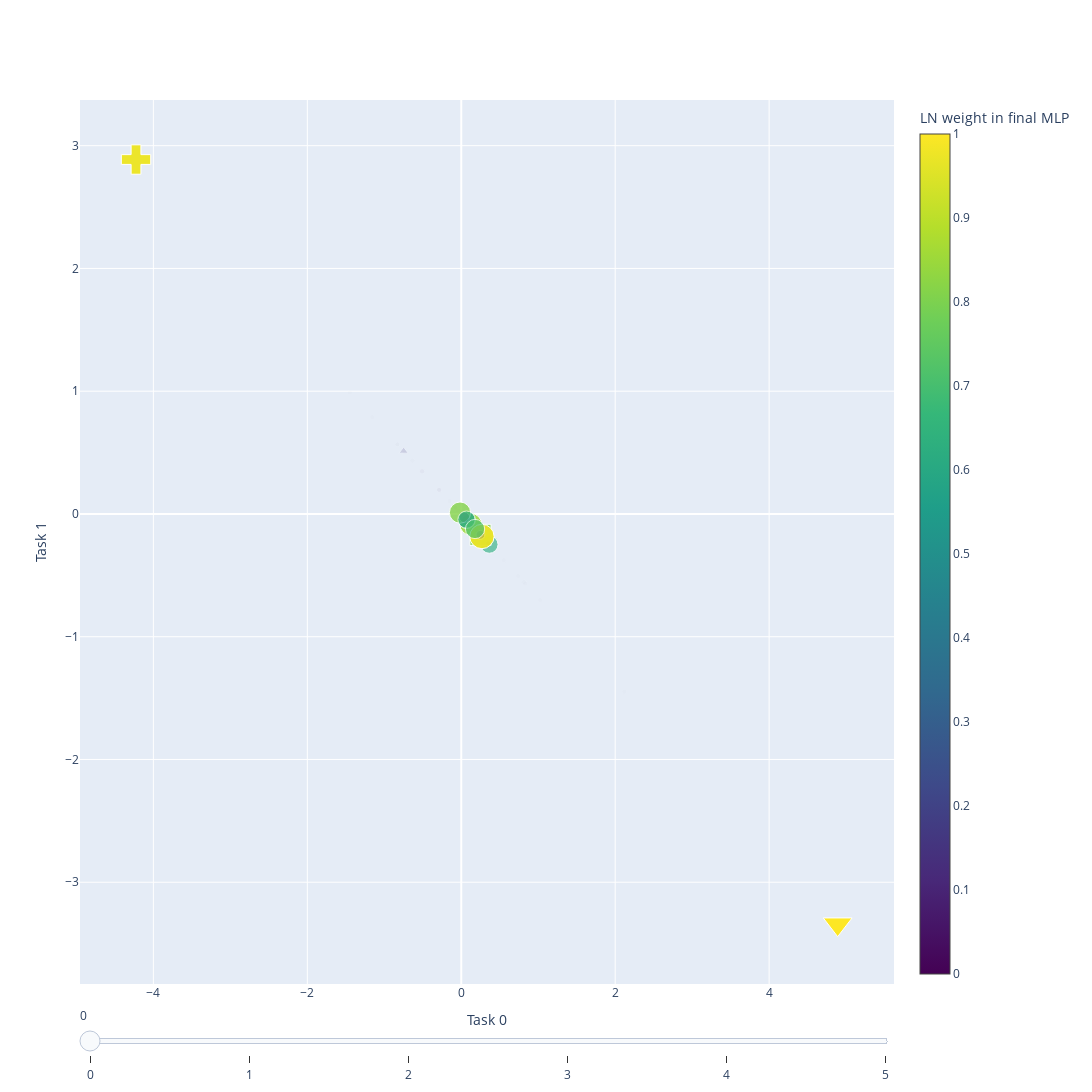

Here is the notebook cell this chart was saved with:
### Code cell
# Okay. I stared at this for a while. 
# The most obvious thing is the stretching along the task line. As in the M=1 case, we're blowing up the activation variance, probably to circumvent the LN. 
# It's not totally consistent stretching. There are sign flips (though they appear to be balanced against each other).
# E.g.: 
# - the negative y encodings (diamonds) and positive y encodings (squares) almost trade inside/outside positions at 1.
# - the positive y encodings swap quadrants twice

# The decision seems to be made in the last MLP (3->4). Before then, regardless of the task, the readout tape (up-triangle) is moving along the task 1 axis. 
# After the MLP, the readout tape is oriented along the correct task axis. 

# What is up with embedding 0? Did I accidentally shuffle indices somewhere?


# Okay let's look at where the last MLP ln is reading from (i.e., where weights > 1. in magnitude)


# The important observation is that the attention patterns don't depend on the task. There's no decision-making going on here.
# We've got a previous x-head (b0h0) and previous-token heads (b0h{1,2}) and weirder things. 

# My guess is that the main function here is to carry information from ys to xs. It's not suprising that the previous-token head b0h1 forms first. 

# I want to have a better idea of how the model's internal representations are changing. If I take a basis of R^4. And pass these as my x, then I can 
# do the same dimensionality reduction I did on the embedding weights to track how the representation changes with depth. 

# I'd like to distinguish:
# - 35 (the readout tape)
# - The initial task line limits [8 46]
# - The y inputs Negatives: [27, 30], Positives: [20, 28]

symbols = ['circle'] * len(x)  # default shape
sizes = [5.] * len(x)  # default size
opacities = [0.5] * len(x)  # default opacity

for category, indexes in special_indexes.items():
    for idx in indexes:
        symbols[idx] = symbol_map[category]
        sizes[idx] = 10.
        opacities[idx] = 1.

    if idx in special_indexes["max-dist"]:
        sizes[idx] = 20.


ln_importance = (block1_ln1.abs() / block1_ln1.abs().max()).detach().cpu().numpy()

frames = []
for i, (tensor, dist) in enumerate(task0_evoln):
    x = tensor[:, 0].tolist()
    y = tensor[:, 1].tolist()

    frame = go.Frame(
        data=[
            go.Scatter(
                x=x, 
                y=y, 
                mode='markers',
                marker=dict(
                    symbol=symbols,
                    size=5 +ln_importance * 20,
                    color=ln_importance, 
                    colorscale=COLORSCALE, 
                    colorbar=dict(title="LN weight in final MLP"),
                    opacity=ln_importance
                )
        )
    ],
        name=f"Frame {i}"
    )

    frames.append(frame)

fig = go.Figure(
    data=[go.Scatter(
                x=init_x, 
                y=init_y, 
                mode='markers',
                marker=dict(
                    symbol=symbols,
                    size=5 +ln_importance * 20,
                    color=ln_importance,
                    colorscale=COLORSCALE, 
                    colorbar=dict(title="LN weight in final MLP"),
                    opacity=ln_importance
                )
        )],
    layout=go.Layout(
        sliders=[{
            'steps': [
                {
                    'args': [[f'Frame {i}'], {'frame': {'duration': 300, 'redraw': True}}],
                    'label': str(i),
                    'method': 'animate',
                } for i, _ in enumerate(frames)
            ],
        }],
        xaxis_title="Task 0",
        yaxis_title="Task 1",
        xaxis=dict(range=[-25, 25], autorange=True),
        yaxis=dict(range=[-25, 25], autorange=True),
        width=1200,  
        height=1200   
    ),
    frames=frames,
)

fig.show()

### Figure 1 — Plotly figure (JSON) as saved in the notebook; plotly's stock layout.template omitted (floating-point values rounded to 4 significant figures)
{"data": [{"marker": {"color": [0.001568, 0.01034, 0.003035, 0.001177, 0.002091, 0.003251, 0.0005724, 0.001066, 0.9752, 0.005507, 5.21e-05, 0.003227, 0.001118, 0.0005876, 0.002309, 0.001409, 0.008901, 1.835e-05, 0.000963, 0.001688, 0.004523, 0.008286, 0.004415, 0.003984, 0.6274, 0.00108, 0.01077, 0.004077, 0.8074, 0.0007796, 0.005133, 0.0007832, 0.003306, 0.002061, 0.8486, 0.1573, 0.9689, 0.01596, 0.002436, 0.005252, 0.02185, 0.006329, 0.002742, 0.009812, 0.6238, 0.00244, 1, 0.001344, 0.008287, 0.002084, 0.003383, 0.006972, 0.002039, 0.006653, 0.001489, 0.003817, 0.001049, 0.1941, 0.8122, 0.002727, 0.2755, 0.003357, 0.6114, 0.7141], "colorbar": {"title": {"text": "LN weight in final MLP"}}, "colorscale": [[0, "#440154"], [0.1111, "#482878"], [0.2222, "#3e4989"], [0.3333, "#31688e"], [0.4444, "#26828e"], [0.5556, "#1f9e89"], [0.6667, "#35b779"], [0.7778, "#6ece58"], [0.8889, "#b5de2b"], [1, "#fde725"]], "opacity": [0.001568, 0.01034, 0.003035, 0.001177, 0.002091, 0.003251, 0.0005724, 0.001066, 0.9752, 0.005507, 5.21e-05, 0.003227, 0.001118, 0.0005876, 0.002309, 0.001409, 0.008901, 1.835e-05, 0.000963, 0.001688, 0.004523, 0.008286, 0.004415, 0.003984, 0.6274, 0.00108, 0.01077, 0.004077, 0.8074, 0.0007796, 0.005133, 0.0007832, 0.003306, 0.002061, 0.8486, 0.1573, 0.9689, 0.01596, 0.002436, 0.005252, 0.02185, 0.006329, 0.002742, 0.009812, 0.6238, 0.00244, 1, 0.001344, 0.008287, 0.002084, 0.003383, 0.006972, 0.002039, 0.006653, 0.001489, 0.003817, 0.001049, 0.1941, 0.8122, 0.002727, 0.2755, 0.003357, 0.6114, 0.7141], "size": [5.031, 5.207, 5.061, 5.024, 5.042, 5.065, 5.011, 5.021, 24.5, 5.11, 5.001, 5.065, 5.022, 5.012, 5.046, 5.028, 5.178, 5.0, 5.019, 5.034, 5.09, 5.166, 5.088, 5.08, 17.55, 5.022, 5.215, 5.082, 21.15, 5.016, 5.103, 5.016, 5.066, 5.041, 21.97, 8.146, 24.38, 5.319, 5.049, 5.105, 5.437, 5.127, 5.055, 5.196, 17.48, 5.049, 25, 5.027, 5.166, 5.042, 5.068, 5.139, 5.041, 5.133, 5.03, 5.076, 5.021, 8.883, 21.24, 5.055, 10.51, 5.067, 17.23, 19.28], "symbol": ["circle", "circle", "circle", "circle", "circle", "circle", "circle", "circle", "cross", "circle", "circle", "circle", "circle", "circle", "circle", "circle", "circle", "circle", "circle", "circle", "square", "circle", "circle", "circle", "circle", "circle", "circle", "diamond", "square", "circle", "diamond", "circle", "circle", "circle", "circle", "triangle-up", "circle", "circle", "circle", "circle", "circle", "circle", "circle", "circle", "circle", "circle", "triangle-down", "circle", "circle", "circle", "circle", "circle", "circle", "circle", "circle", "circle", "circle", "circle", "circle", "circle", "circle", "circle", "circle", "circle"]}, "mode": "markers", "type": "scatter", "x": [0.2783, -0.2876, -1.447, 0.2253, 0.4044, 0.1034, -0.3099, 0.5678, -4.226, 0.5511, 0.4111, 0.03847, -0.04112, 1.596, -0.04189, 0.6695, 0.1435, -0.05146, 0.1726, -0.01377, 0.2766, -0.2839, 2.118, -0.1535, 0.3642, -1.354, 0.2489, -0.6348, 0.2493, 0.2483, 0.8145, 0.2371, 0.2991, -1.155, 0.1249, -0.7487, 0.2683, 0.199, 0.7388, -0.8303, -0.5085, 0.2488, 0.06758, 0.008527, 0.07049, -0.7319, 4.89, -0.1108, 0.3491, -0.8305, -0.04481, -0.06848, 1.025, 0.02822, 0.4512, -0.2922, 0.338, 0.2492, -0.01607, 0.8304, 0.04087, -0.07662, 0.06728, 0.1794], "y": [-0.1901, 0.1965, 0.9889, -0.1539, -0.2763, -0.07067, 0.2117, -0.388, 2.887, -0.3765, -0.2809, -0.02629, 0.0281, -1.091, 0.02862, -0.4575, -0.09807, 0.03516, -0.1179, 0.009408, -0.189, 0.194, -1.447, 0.1049, -0.2489, 0.925, -0.1701, 0.4338, -0.1704, -0.1697, -0.5566, -0.162, -0.2044, 0.789, -0.08533, 0.5116, -0.1833, -0.136, -0.5048, 0.5674, 0.3474, -0.17, -0.04618, -0.005827, -0.04817, 0.5001, -3.342, 0.0757, -0.2385, 0.5675, 0.03062, 0.04679, -0.7001, -0.01928, -0.3083, 0.1997, -0.231, -0.1703, 0.01098, -0.5674, -0.02793, 0.05235, -0.04597, -0.1226]}], "layout": {"height": 1200, "sliders": [{"steps": [{"args": [["Frame 0"], {"frame": {"duration": 300, "redraw": true}}], "label": "0", "method": "animate"}, {"args": [["Frame 1"], {"frame": {"duration": 300, "redraw": true}}], "label": "1", "method": "animate"}, {"args": [["Frame 2"], {"frame": {"duration": 300, "redraw": true}}], "label": "2", "method": "animate"}, {"args": [["Frame 3"], {"frame": {"duration": 300, "redraw": true}}], "label": "3", "method": "animate"}, {"args": [["Frame 4"], {"frame": {"duration": 300, "redraw": true}}], "label": "4", "method": "animate"}, {"args": [["Frame 5"], {"frame": {"duration": 300, "redraw": true}}], "label": "5", "method": "animate"}]}], "width": 1200, "xaxis": {"autorange": true, "range": [-25, 25], "title": {"text": "Task 0"}}, "yaxis": {"autorange": true, "range": [-25, 25], "title": {"text": "Task 1"}}}}
